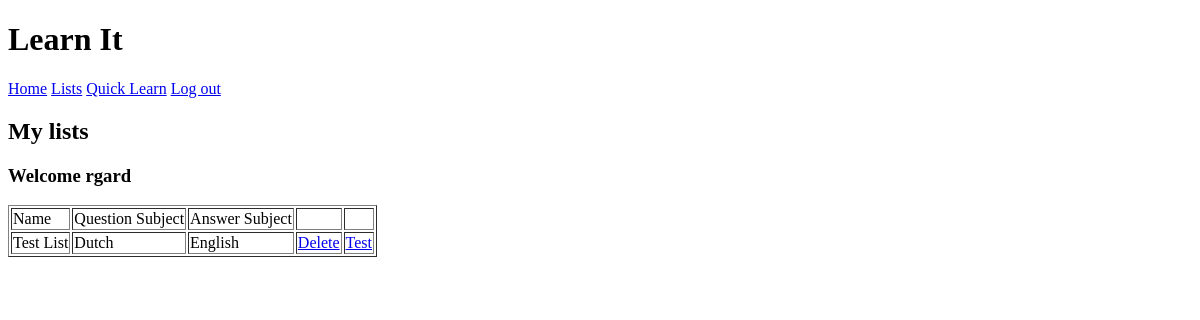
Before: /app/lists/ (signed in) with the older database file.
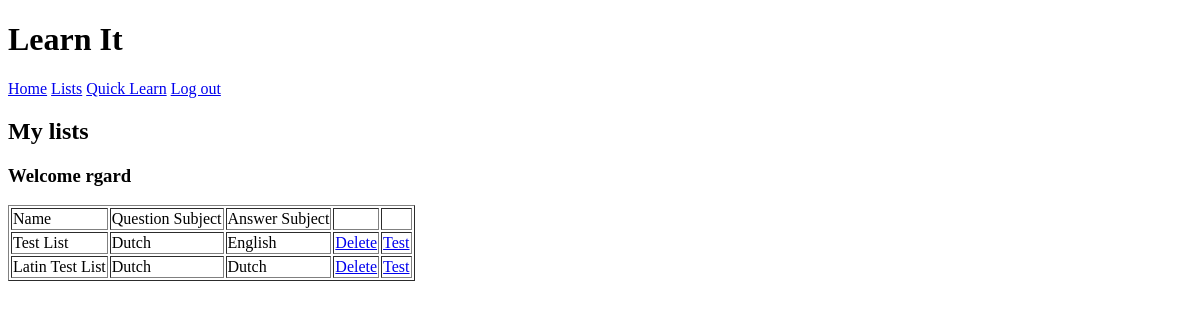
After: the same page with the newer database file.
### learnit/models.py (models this page shows, shortened)
class List(models.Model):
    name = models.CharField(max_length=255)
    owner = models.ForeignKey(to=User, on_delete=models.CASCADE)
    question_subject = models.ForeignKey(to=Subject, on_delete=models.PROTECT, related_name='question_subject')
    answer_subject = models.ForeignKey(to=Subject, on_delete=models.PROTECT, related_name='answer_subject')
    questions = models.ManyToManyField(to=Question)
    def get_test(self):
        return str(self.pk)

class Subject(models.Model):
    name = models.CharField(max_length=255)
    def __str__(self):
        return self.name

### learnit/views.py (the view)
# urls.py: path('app/lists/', views.lists, name='lists'),
def lists(request):
    if not request.user.is_authenticated:
        return redirect('/login')
    n_lists = List.objects.filter(owner=request.user)
    return render(request, 'app/lists.html', {
        'lists': n_lists,
        'username': request.user.username
    })

### templates/app/lists.html (shortened to what this page needs)
{% extends 'base.html' %}
{% block content %}
  <h2>My lists</h2>
  <h3>Welcome {{ username }}</h3>
  <table border="1">
  <tr>
  <td>Name</td>
  <td>Question Subject</td>
  <td>Answer Subject</td>
  <td></td>
  <td></td>
</tr>
{% for list in lists %}
<tr>
  <td>{{ list.name }}</td>
  <td>{{ list.question_subject }}</td>
  <td>{{ list.answer_subject }}</td>
  <td><a href="/app/delete/{{ list.get_test }}">Delete</a></td>
  <td><a href="/app/test/{{ list.get_test }}">Test</a></td>
</tr>
{% endfor %}
</table>
{% endblock %}

### templates/base.html (shortened to what this page needs)
{% load static %}
<!doctype html>
<html lang="nl">
<head>
            <link rel="stylesheet" href="{% static "css/style.css" %}">
</head>
<body>
  <div class="wrapper">
  <div class="header">
  <h1 id="title">Learn It</h1>
  <nav>
  <li class="nav-item"><a href="/">Home</a></li>
  <li class="nav-item"><a href="/app/lists">Lists</a></li>
  <li class="nav-item"><a href="#">Quick Learn</a></li>
  {% if user.is_authenticated %}
  <li class="nav-item"><a href="/logout">Log out</a></li>
  {% else %}
  <li class="nav-item"><a href="/login">Log in</a></li>
  <li class="nav-item"><a href="/register">Register</a></li>
  {% endif %}
</nav>
</div>
  <div class="content">
  {% block content %}
  {% endblock %}
</div>
</div>
</body>
</html>

### templates/base.html (style rules this page uses)
.nav-item { display: inline; }

Changed rows visible on the page:
added List: name "Latin Test List", question_subject "Dutch", answer_subject "Dutch"
